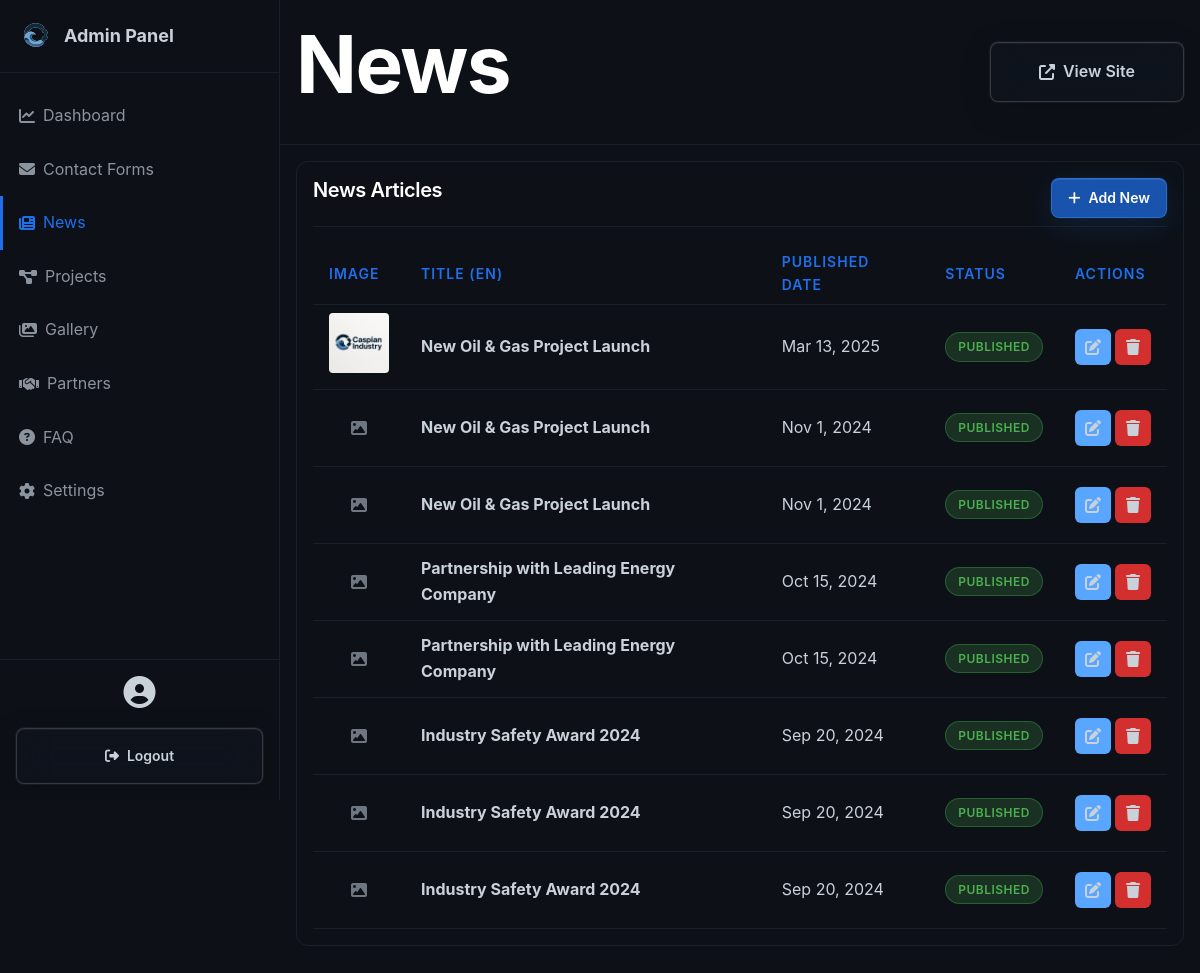
Before: /admin/news.php (signed in) with the older database file.
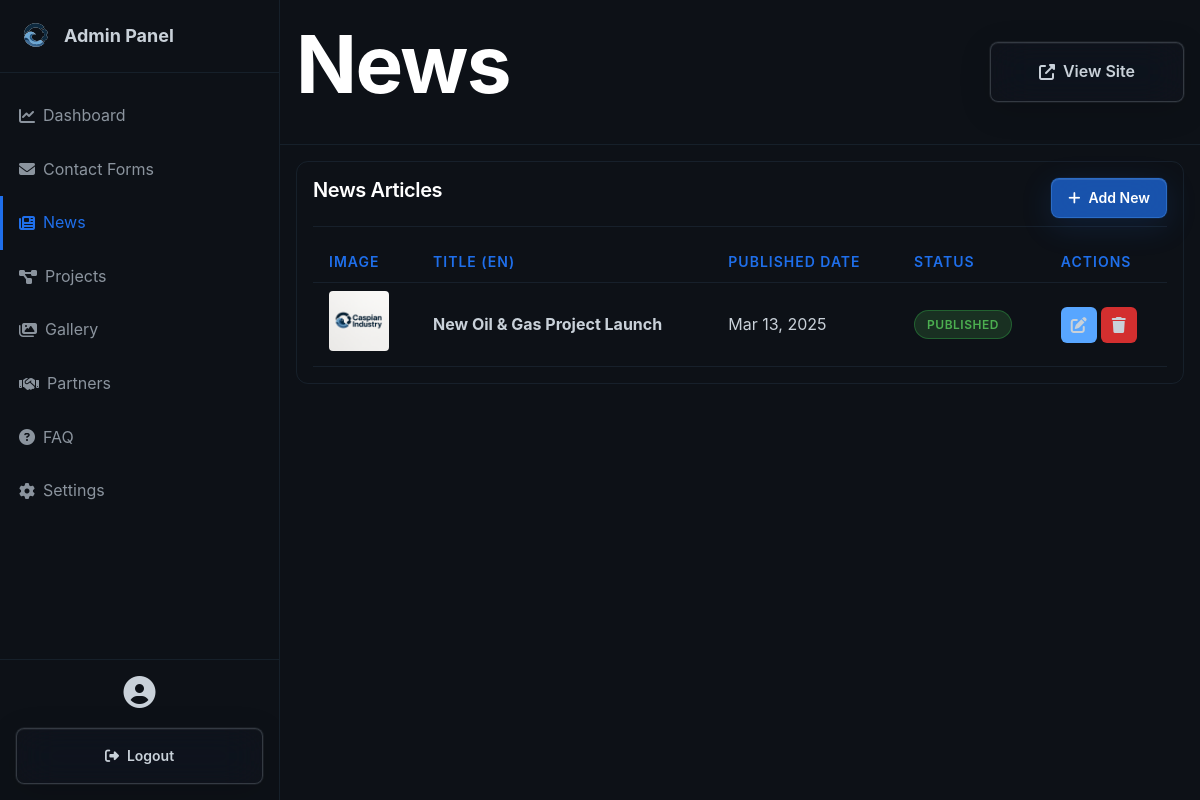
After: the same page with the newer database file.
### tables this page shows
CREATE TABLE news (
                id INTEGER PRIMARY KEY AUTOINCREMENT,
                title_en TEXT NOT NULL,
                title_ru TEXT NOT NULL,
                title_az TEXT NOT NULL,
                content_en TEXT NOT NULL,
                content_ru TEXT NOT NULL,
                content_az TEXT NOT NULL,
                excerpt_en TEXT,
                excerpt_ru TEXT,
                excerpt_az TEXT,
                image TEXT,
                published_date DATE,
                created_at DATETIME DEFAULT CURRENT_TIMESTAMP,
                updated_at DATETIME DEFAULT CURRENT_TIMESTAMP,
                is_published INTEGER DEFAULT 1
            );

### admin/news.php (the view, shortened to what this page needs)
<?php
require_once 'header.php';
$db = Database::getInstance()->getConnection();
$stmt = $db->query("SELECT * FROM news ORDER BY published_date DESC");
$news = $stmt->fetchAll();
?>
<div class="admin-card">
    <div class="admin-card-header">
        <h3 class="admin-card-title">News Articles</h3>
        <a href="<?php echo BASE_URL; ?>/admin/news-edit.php" class="btn btn-primary btn-sm">
            <i class="fas fa-plus"></i> Add New
        </a>
    </div>
    <?php if (count($news) > 0): ?>
    <table class="admin-table">
        <thead>
            <tr>
                <th>Image</th>
                <th>Title (EN)</th>
                <th>Published Date</th>
                <th>Status</th>
                <th>Actions</th>
            </tr>
        </thead>
        <tbody>
            <?php foreach ($news as $item): ?>
            <tr>
                <td>
                    <?php if ($item['image']): ?>
                        <img src="<?php echo BASE_URL; ?>/assets/uploads/<?php echo $item['image']; ?>" style="width: 60px; height: 60px; object-fit: cover; border-radius: 4px;">
                    <?php else: ?>
                        <div style="width: 60px; height: 60px; background: var(--bg-card); border-radius: 4px; display: flex; align-items: center; justify-content: center;">
                            <i class="fas fa-image" style="color: var(--text-muted);"></i>
                        </div>
                    <?php endif; ?>
                </td>
                <td><strong><?php echo htmlspecialchars($item['title_en']); ?></strong></td>
                <td><?php echo date('M j, Y', strtotime($item['published_date'])); ?></td>
                <td>
                    <?php if ($item['is_published']): ?>
                        <span class="badge badge-success">Published</span>
                    <?php else: ?>
                        <span class="badge badge-danger">Draft</span>
                    <?php endif; ?>
                </td>
                <td>
                    <div class="action-buttons">
                        <a href="<?php echo BASE_URL; ?>/admin/news-edit.php?id=<?php echo $item['id']; ?>" class="btn-icon btn-edit">
                            <i class="fas fa-edit"></i>
                        </a>
                        <a href="?delete=<?php echo $item['id']; ?>" class="btn-icon btn-delete" data-action="delete">
                            <i class="fas fa-trash"></i>
                        </a>
                    </div>
                </td>
            </tr>
            <?php endforeach; ?>
        </tbody>
    </table>
    <?php endif; ?>
</div>
<?php require_once 'footer.php'; ?>

Changed rows visible on the page:
removed news: title_en "New Oil & Gas Project Launch", published_date "Nov 1, 2024", is_published "PUBLISHED"
removed news: title_en "New Oil & Gas Project Launch", published_date "Nov 1, 2024", is_published "PUBLISHED"
removed news: title_en "Partnership with Leading Energy Company", published_date "Oct 15, 2024", is_published "PUBLISHED"
removed news: title_en "Partnership with Leading Energy Company", published_date "Oct 15, 2024", is_published "PUBLISHED"
removed news: title_en "Industry Safety Award 2024", published_date "Sep 20, 2024", is_published "PUBLISHED"
removed news: title_en "Industry Safety Award 2024", published_date "Sep 20, 2024", is_published "PUBLISHED"
removed news: title_en "Industry Safety Award 2024", published_date "Sep 20, 2024", is_published "PUBLISHED"
